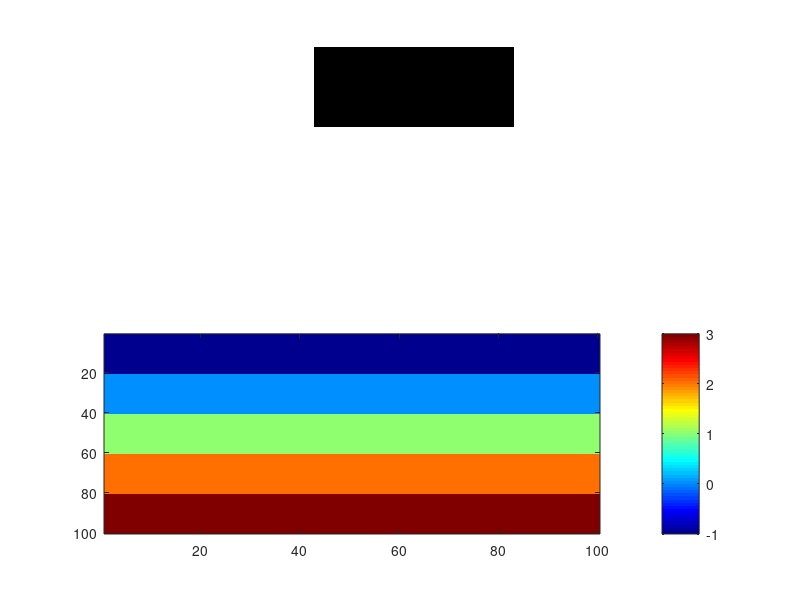

Write MATLAB code to recreate this figure.
clc

I = zeros(100,100);

for i = 1:5
    I((i-1)*20+1:i*20,:) = i - 2;
end

subplot(2,1,1)
imshow(I)

subplot(2,1,2)
imagesc(I)

colorbar
colormap(jet)
colormap